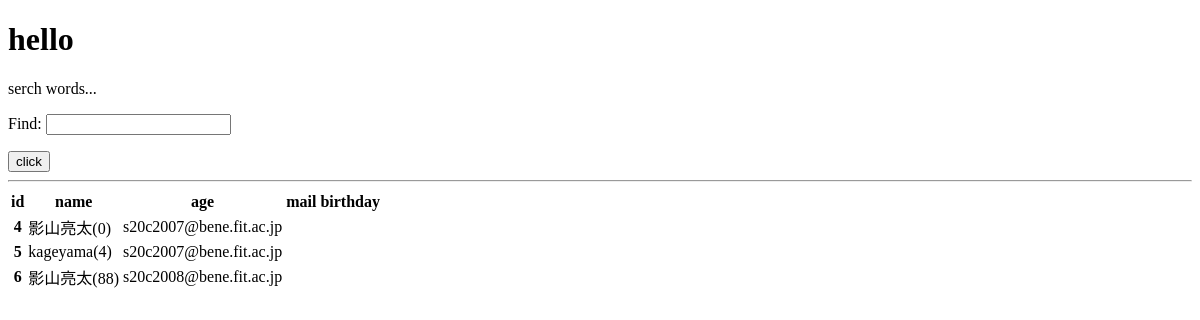
Before: /hello/find with the older database file.
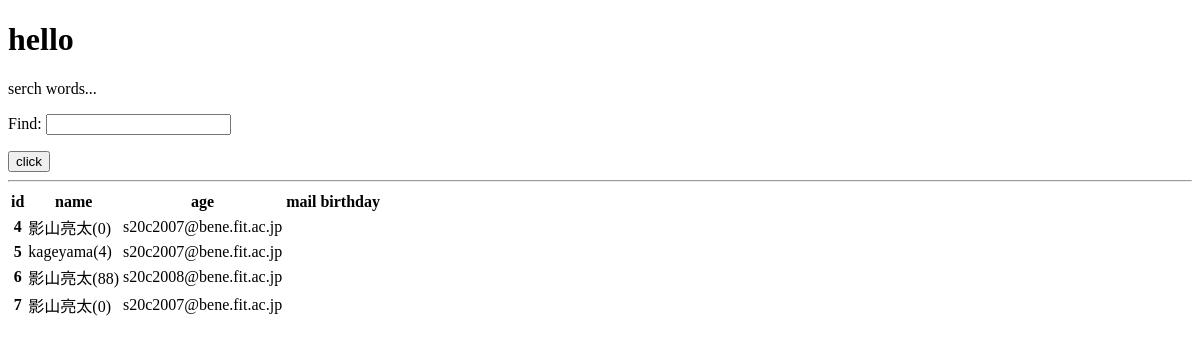
After: the same page with the newer database file.
### hello/models.py (models this page shows, shortened)
class Friend(models.Model):
    name = models.CharField(max_length=100,\
        validators=[number_only])
    mail = models.EmailField(max_length=200)
    gender=models.BooleanField()
    age=models.IntegerField()
    birthday=models.DateField()

### hello/views.py (the view)
# urls.py: path("find",views.find,name="find"),
def find(request):
    if(request.method=="POST"):
        form=FindForm(request.POST)
        find=request.POST["find"]
        list=find.split()
        data=Friend.objects.all()[int(list[0]):int(list[1])]
        msg="Result:"+str(data.count())
    else:
        msg="serch words..."
        form=FindForm()
        data=Friend.objects.all()
    params={
        "title":"hello",
        "message":msg,
        "form":form,
        "data":data,
    }
    return render(request, "hello/find.html", params)

### hello/forms.py
class FindForm(forms.Form):
    find = forms.CharField(label="Find",required=False,\
        widget=forms.TextInput(attrs={"class":"form-control"}))

### hello/templates/hello/find.html (shortened to what this page needs)
<!DOCTYPE html>
<html lang="en">
<head>
</head>
<body>
    <h1>{{title}}</h1>
    <p>{{message|safe}}</p>
    <form action="{%url "find" %}" method="post">
        {{form.as_p}}
        <tr><th></th><td>
        <input type="submit" value="click"></td></tr>
    </form>
    <hr>
    <table>
    <tr>
    <th>id</th>
    <th>name</th>
    <th>age</th>
    <th>mail</th>
    <th>birthday</th>
    </tr>
    {% for item in data %}
    <tr>
        <th>{{item.id}}</th>
        <td>{{item.name}}({{item.age}})</td>
        <td>{{item.mail}}</td>
    </tr>
    {% endfor %}
    </table>
</body>
</html>

Changed rows visible on the page:
added Friend: id "7", name "影山亮太", age "0", mail "s20c2007@bene.fit.ac.jp"
